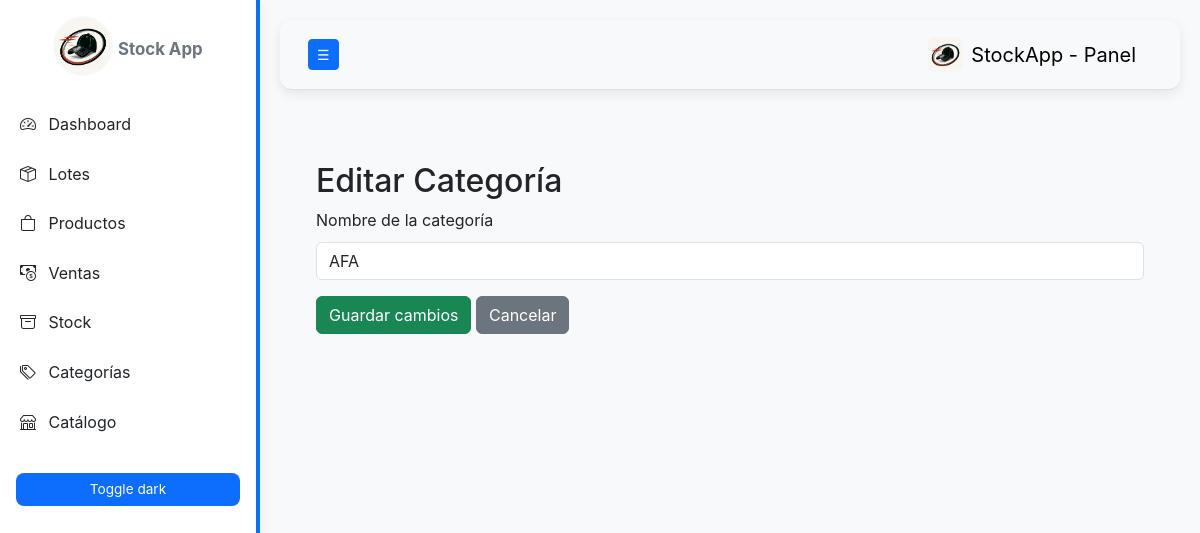
Page /category/1/edit on the earlier database version.
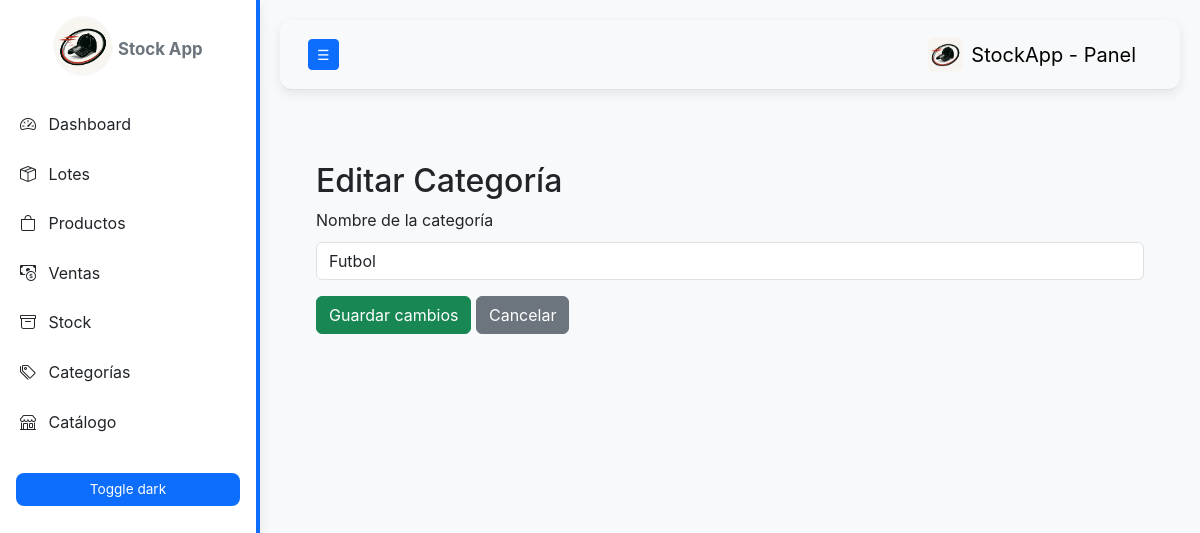
Same page on the later database version.
### models.py (models this page shows, shortened)
class Categoria(db.Model):
    __tablename__ = "categoria"
    id = db.Column(db.Integer, primary_key=True)
    nombre = db.Column(db.String(100), unique=True, nullable=False)
    productos = db.relationship(
        "Producto",
        secondary=producto_categoria,
        back_populates="categorias"
    )

### app.py (the view, shortened to what this page needs)
@app.route("/category/<int:category_id>/edit", methods=["GET", "POST"])
def category_edit(category_id):
    categoria = Categoria.query.get_or_404(category_id)
    return render_template("category_edit.html", categoria=categoria)

### templates/category_edit.html
{% extends "base.html" %}
{% block content %}
<div class="container mt-4">
    <h2>Editar Categoría</h2>
    <form method="post">
        <div class="mb-3">
            <label for="nombre" class="form-label">Nombre de la categoría</label>
            <input type="text" class="form-control" id="nombre" name="nombre" value="{{ categoria.nombre }}" required>
        </div>
        <button type="submit" class="btn btn-success">Guardar cambios</button>
        <a href="{{ url_for('categories') }}" class="btn btn-secondary">Cancelar</a>
    </form>
</div>
{% endblock %}

Differences in the rows shown:
changed Categoria: nombre "AFA" → "Futbol"
